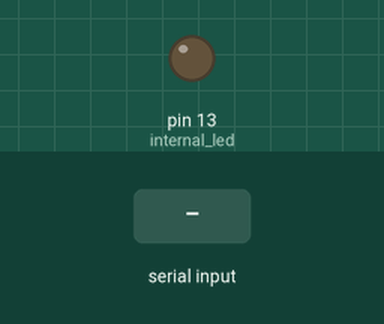
This program was run on a simulated MicroPython board. Shown: output pins drawn as LEDs (lit = HIGH). The test bench sets the inputs (shaded band). Files the program writes start out absent; files that are not in the repository are absent; library files of the repository ran but are not shown: 1 file(s); what the program prints to the serial console is not drawn.

Above: at 1.2 s.
1.3 s: ";" typed at the serial console, then Enter
At 1.9 s:
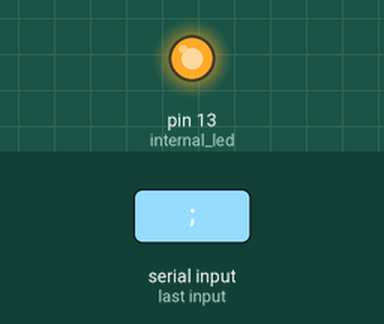
2.8 s: "1" typed at the serial console, then Enter
Timing chart, 0 to 5.8 s (numbered marks = the images above; inputs shaded):
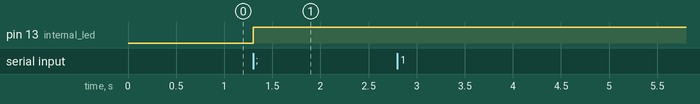

Measured:
- after the input at 1.3 s, pin 13 (internal_led): LOW → HIGH at once
- after the input at 2.8 s, every drawn part: stays the same

The program:

main.py
```python
"""
https://github.com/cyllective/COMfiltrat0r
by https://cyllective.com
"""

from machine import Pin
import uos, ubinascii

# define the internal LED for signaling
internal_led = Pin(13, Pin.OUT)

# returns true if a file exists
def file_exists(filename: str):
    try:
        f = open(filename, "r")
    except OSError:
        return False
    return True

while True:
    # read from user input
    data = input()
    if ";" in data:
        # got data, signal LED
        internal_led.off()
        # split up data
        filename = data.split(";")[0]
        chunk_hex = data.split(";")[1]

        if file_exists(filename):
            # file exists, so only append
            file = open(filename, "ab")
        else:
            # file does not exist
            file = open(filename, "wb")
        # hex to bytes
        chunk = ubinascii.unhexlify(chunk_hex)
        # write bytes to file & close
        file.write(chunk)
        file.close()
        # done
        internal_led.on()
        print(f"\rACK {filename};{len(chunk)}")
    else:
        print("COMfiltrat0r ready")
```
